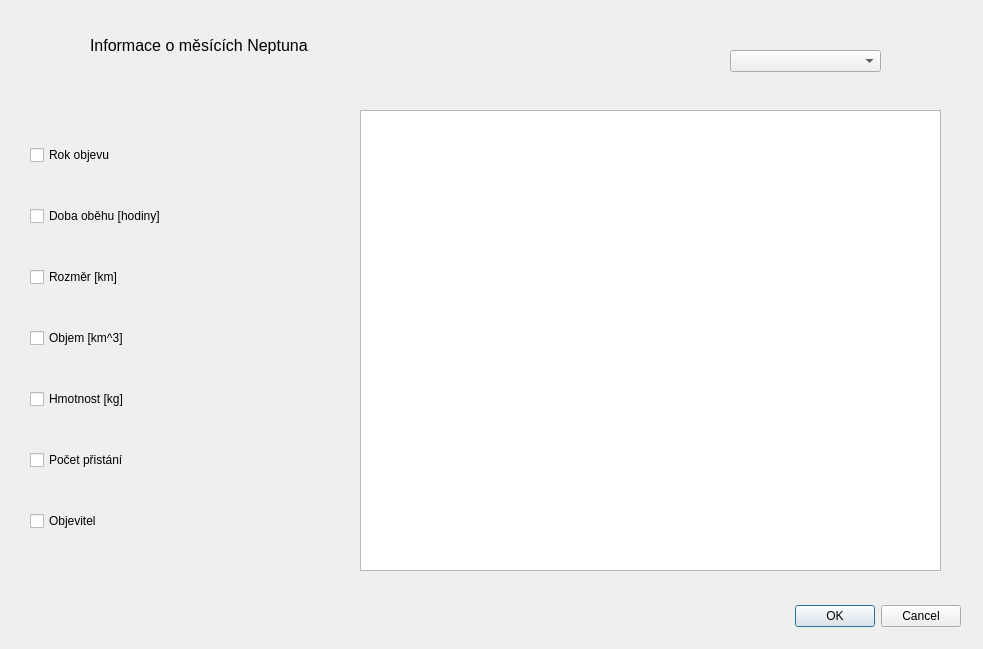
<?xml version="1.0" encoding="UTF-8"?>
<ui version="4.0">
 <class>DialogMesice_Neptun</class>
 <widget class="QDialog" name="DialogMesice_Neptun">
  <property name="geometry">
   <rect>
    <x>0</x>
    <y>0</y>
    <width>983</width>
    <height>649</height>
   </rect>
  </property>
  <property name="windowTitle">
   <string>Dialog</string>
  </property>
  <widget class="QDialogButtonBox" name="buttonBox">
   <property name="geometry">
    <rect>
     <x>620</x>
     <y>600</y>
     <width>341</width>
     <height>32</height>
    </rect>
   </property>
   <property name="orientation">
    <enum>Qt::Horizontal</enum>
   </property>
   <property name="standardButtons">
    <set>QDialogButtonBox::Cancel|QDialogButtonBox::Ok</set>
   </property>
  </widget>
  <widget class="QLabel" name="label">
   <property name="geometry">
    <rect>
     <x>90</x>
     <y>30</y>
     <width>281</width>
     <height>31</height>
    </rect>
   </property>
   <property name="text">
    <string>&lt;html&gt;&lt;head/&gt;&lt;body&gt;&lt;p&gt;&lt;span style=&quot; font-size:12pt;&quot;&gt;Informace o měsících Neptuna&lt;/span&gt;&lt;/p&gt;&lt;/body&gt;&lt;/html&gt;</string>
   </property>
  </widget>
  <widget class="QWidget" name="verticalLayoutWidget">
   <property name="geometry">
    <rect>
     <x>30</x>
     <y>110</y>
     <width>301</width>
     <height>461</height>
    </rect>
   </property>
   <layout class="QVBoxLayout" name="verticalLayout">
    <item>
     <widget class="QCheckBox" name="checkBox_2">
      <property name="text">
       <string>Rok objevu</string>
      </property>
     </widget>
    </item>
    <item>
     <widget class="QCheckBox" name="checkBox_4">
      <property name="text">
       <string>Doba oběhu [hodiny]</string>
      </property>
     </widget>
    </item>
    <item>
     <widget class="QCheckBox" name="checkBox_6">
      <property name="text">
       <string>Rozměr [km]</string>
      </property>
     </widget>
    </item>
    <item>
     <widget class="QCheckBox" name="checkBox_5">
      <property name="text">
       <string>Objem [km^3]</string>
      </property>
     </widget>
    </item>
    <item>
     <widget class="QCheckBox" name="checkBox_7">
      <property name="text">
       <string>Hmotnost [kg]</string>
      </property>
     </widget>
    </item>
    <item>
     <widget class="QCheckBox" name="checkBox_3">
      <property name="text">
       <string>Počet přistání</string>
      </property>
     </widget>
    </item>
    <item>
     <widget class="QCheckBox" name="checkBox">
      <property name="text">
       <string>Objevitel</string>
      </property>
     </widget>
    </item>
   </layout>
  </widget>
  <widget class="QTableView" name="tableViewMesiceNeptun">
   <property name="geometry">
    <rect>
     <x>360</x>
     <y>110</y>
     <width>581</width>
     <height>461</height>
    </rect>
   </property>
  </widget>
  <widget class="QComboBox" name="comboBox">
   <property name="geometry">
    <rect>
     <x>730</x>
     <y>50</y>
     <width>151</width>
     <height>22</height>
    </rect>
   </property>
  </widget>
 </widget>
 <resources/>
 <connections>
  <connection>
   <sender>buttonBox</sender>
   <signal>accepted()</signal>
   <receiver>DialogMesice_Neptun</receiver>
   <slot>accept()</slot>
   <hints>
    <hint type="sourcelabel">
     <x>248</x>
     <y>254</y>
    </hint>
    <hint type="destinationlabel">
     <x>157</x>
     <y>274</y>
    </hint>
   </hints>
  </connection>
  <connection>
   <sender>buttonBox</sender>
   <signal>rejected()</signal>
   <receiver>DialogMesice_Neptun</receiver>
   <slot>reject()</slot>
   <hints>
    <hint type="sourcelabel">
     <x>316</x>
     <y>260</y>
    </hint>
    <hint type="destinationlabel">
     <x>286</x>
     <y>274</y>
    </hint>
   </hints>
  </connection>
 </connections>
</ui>
